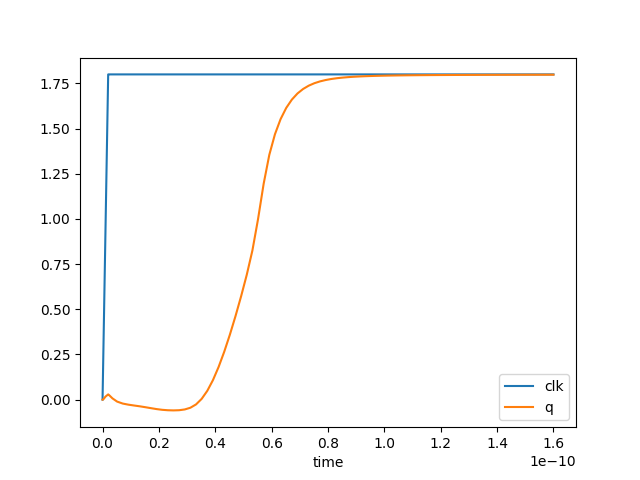

This figure's Python source:
import numpy as np
import matplotlib.pyplot as plt
from collections import defaultdict

saved = [
    "clk",
    "q",
]


def read_data(f):
    data = defaultdict(lambda: [])
    for line in f.readlines():
        values = line.split()
        ctr = 0
        for key in saved:
            if ctr == 0:
                data["time"].append(float(values[ctr]))
            ctr += 1
            data[key].append(float(values[ctr]))
            ctr += 1
    return {k: np.array(v) for k, v in data.items()}


def read_test_data():
    with open("./delay.dat") as f:
        return read_data(f)


def plot_data(data):
    plt.figure()
    plt.plot(data["time"], data["clk"])
    plt.plot(data["time"], data["q"])
    plt.legend(["clk", "q"])
    plt.xlabel("time")
    plt.savefig("delay.png")


if __name__ == "__main__":
    data = read_test_data()
    plot_data(data)
